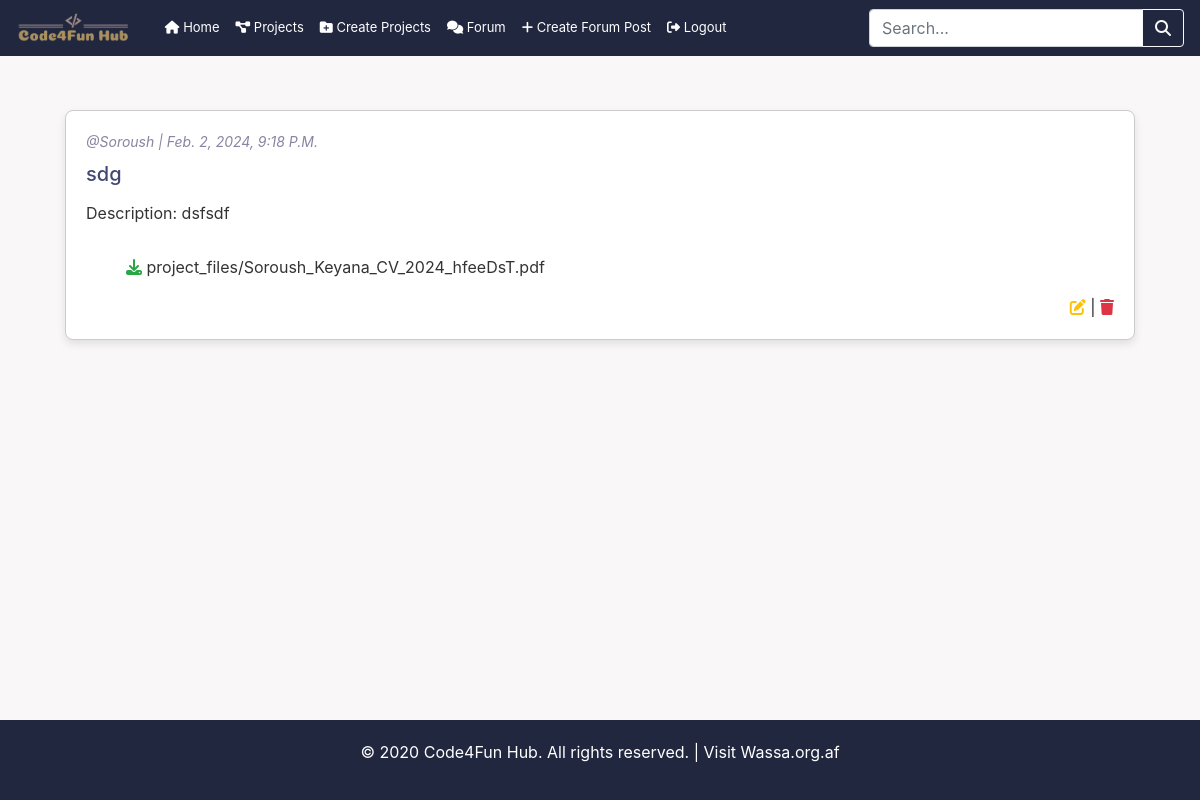
Screenshot of /projects/1/ (signed in) with the database file from the repository.
### hub/models.py (models this page shows, shortened)
class Project(models.Model):
    title = models.CharField(max_length=255)
    description = models.TextField()
    project_file = models.FileField(upload_to='')
    created_by = models.ForeignKey(User, on_delete=models.CASCADE)
    created_at = models.DateTimeField(auto_now_add=True)

### hub/views.py (the view)
# urls.py: path('projects/<int:pk>/', views.project_detail, name='project_detail'),
@login_required
def project_detail(request, pk):
    project = get_object_or_404(Project, pk=pk)
    project_files = [project.project_file]
    print("Project Files:", project_files)
    is_owner = request.user == project.created_by
    return render(request, 'project_detail.html', {'project': project, 'project_files': project_files, 'is_owner': is_owner})

### hub/templates/project_detail.html
{% extends 'base.html' %}
{% block content %}
  <div class="container mt-5">
    <div class="post-container">
      <p class="post-author">{{ project.created_by.username }} | {{ project.created_at }}</p>
      <h1 class="post-title">{{ project.title }}</h1>
      <p class="post-content">Description: {{ project.description }}</p>
      <ul class="comments-section">
        {% for file in project_files %}
            <a href="{{ file.url }}" download="{{ file.name }}" class="comment-content"><i class="fa-solid fa-download text-success"></i> {{ file.name }}</a>
        {% endfor %}
      </ul>
    {% if is_owner %}
    <div class='text-right'>
      <a href="{% url 'edit_project' project.id %}" class='text-warning'><i class="fa-solid fa-pen-to-square"></i></a> |
      <a href="{% url 'delete_project' project.id %}" class='text-danger'><i class="fa-solid fa-trash"></i></a>
    </div>
    {% endif %}
    </div>
  </div>
{% endblock %}

### hub/static/css/style.css (style rules this page uses)
body { background-color: #F9F7F7; margin: 0; padding: 0; display: flex; flex-direction: column; min-height: 100vh !important; }
.container { flex: 1; margin-top: 90px !important; }
.post-container, .comments-container { padding: 20px; margin: 20px; background-color: #fff; border-radius: 8px; box-shadow: 0 4px 8px rgba(0, 0, 0, 0.1); }
.post-container { border: 1px solid #ccc; }
.post-title { font-size: 20px; color: #424874; margin-bottom: 15px; }
.post-content { font-size: 16px; color: #333; margin-bottom: 15px; }
.post-category, .post-author, .post-date { font-size: 14px; color: #8785A2; margin-bottom: 10px; text-transform: capitalize; font-style: italic; }
.post-author::before { content: '@'; }
.comments-section { margin-top: 30px; }
.comment-content { font-size: 16px; color: #333; }

### rows the page displays
Project: created_by.username "Soroush", created_at "Feb. 2, 2024, 9:18 P.m.", title "sdg", description "dsfsdf", name "project_files/Soroush_Keyana_CV_2024_hfeeDsT.pdf"
